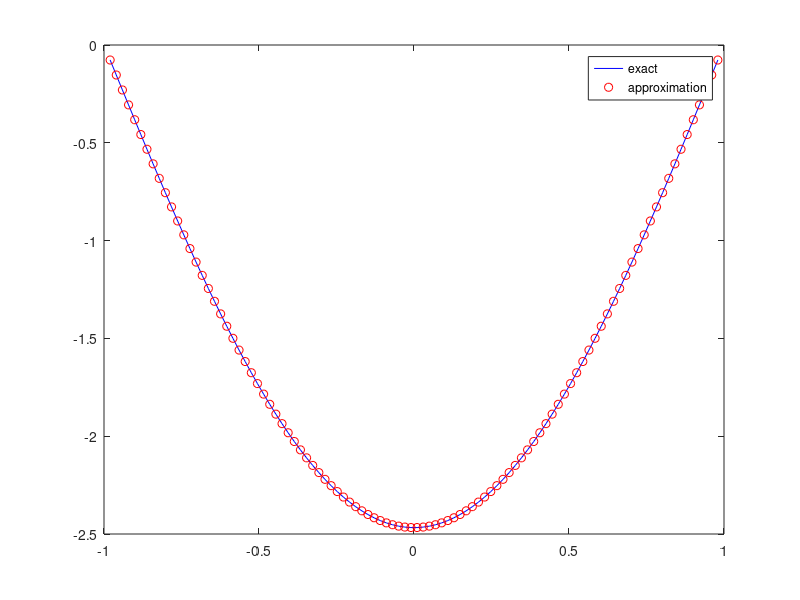
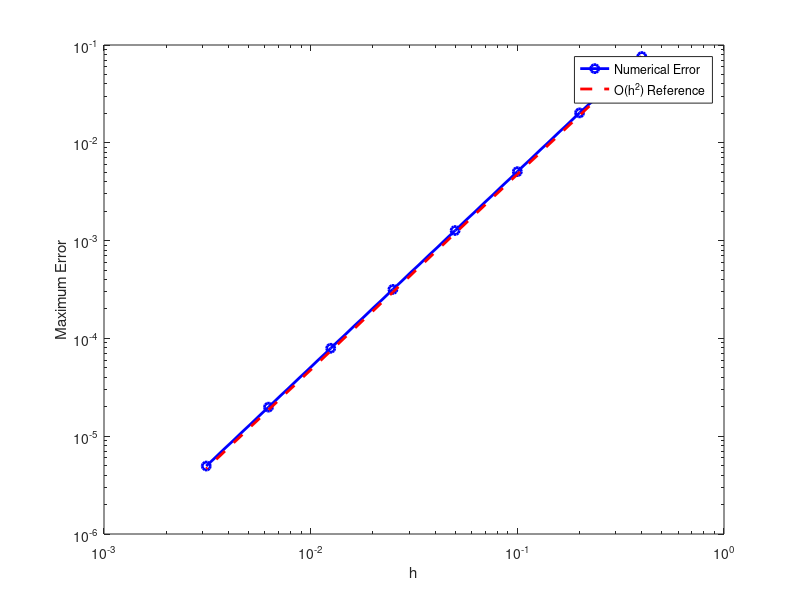
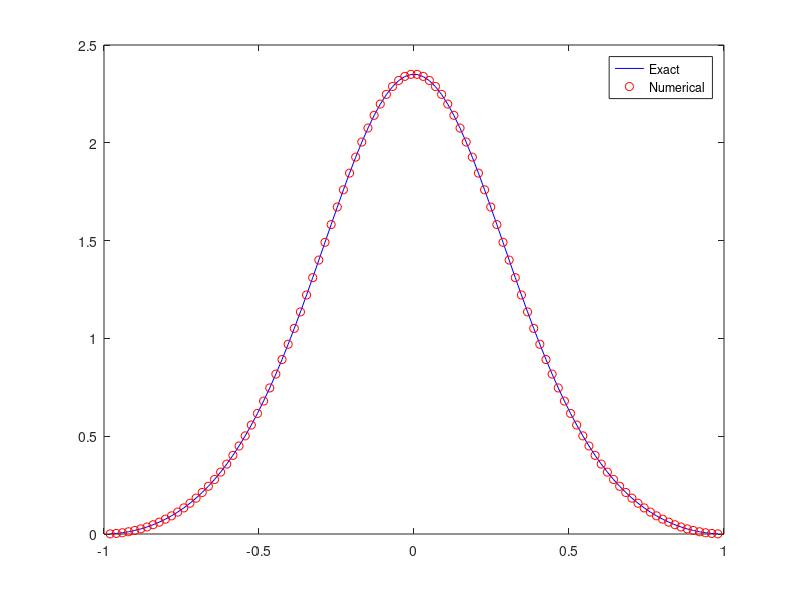

These figures' MATLAB source, in order: (Note: this script raises an error after producing the figures.)
%% Cleaning
clear all, close all, clc, format short e;

%% Question 1
% Pen-and-paper proof is written in LaTeX report.

%% Question 2
% Approximate u'' for u(x)=cos(pi*x/2), n=100.

n = 100; 
h = 2 / (n+1);  % Spacing
x = -1 + (1:n)' * h; % internal vector point

% build matrix
% central dfference formula: u''(xi) ≈ (u(xi-1) - 2u(xi) + u(xi+1))/h^2
D = (diag(ones(n-1,1),1) + diag(-2*ones(n,1)) + diag(ones(n-1,1),-1)) * (1/h^2);

% build U
U = cos(pi*x/2);

% obtain the approximation
V = D*U;

% u(x) = cos(πx/2), u''(x) = -(π^2/4)cos(πx/2)
exact = -(pi^2/4)*cos(pi*x/2);

figure;
plot(x, exact, 'b-', x, V, 'ro');
legend('exact', 'approximation');
%% Question 3
% set n list that satisfies h half-decreasing, so according the O(h^2), the
% error should be reduced to 1/4
n_list = [4,9,19,39,79,159,319,639];
errors = zeros(size(n_list));
% expected_ratio = 1/4;

for i = 1:length(n_list)
    n = n_list(i); 
    h = 2 / (n+1);  % Spacing
    x = -1 + (1:n)' * h; % internal vector point
    
    % build matrix
    % central dfference formula: u''(xi) ≈ (u(xi-1) - 2u(xi) + u(xi+1))/h^2
    D = (diag(ones(n-1,1),1) + diag(-2*ones(n,1)) + diag(ones(n-1,1),-1)) * (1/h^2);
    
    % build U
    U = cos(pi*x/2);
    
    % obtain the approximation
    V = D*U;
    
    % u(x) = cos(πx/2), u''(x) = -(π^2/4)cos(πx/2)
    exact = -(pi^2/4)*cos(pi*x/2);

    % max error
    errors(i) = max(abs(V-exact));
end

h_list = 2./(n_list+1);
error_ratio = errors(1:end-1) ./ errors(2:end);
expected_ratio = (h_list(1:end-1)./h_list(2:end)).^2;

% plot
figure;
loglog(h_list, errors, 'bo-', 'LineWidth', 2);
hold on;
loglog(h_list, errors(1)* (h_list/h_list(1)).^2, 'r--', 'LineWidth', 2);
xlabel('h');
ylabel('Maximum Error');
legend('Numerical Error', 'O(h^2) Reference', 'Location', 'best');

% print
fprintf('h \t\t Error \t\t Error Ratio \t Excepted Ratio \n');
for i = 1:length(n_list)
    if i < length(n_list)
        fprintf('%.4f \t\t %.2e \t\t %.2f \t\t %.2f \n', h_list(i), errors(i), error_ratio(i),  expected_ratio(i));
    else
        fprintf('%.4f \t\t %.2e \t\t - \t\t - \n', h_list(i), errors(i));
    end
end

%% Question 4
n = 100; 
h = 2 / (n+1);  % Spacing
x = -1 + (1:n)' * h; % internal vector point

% build matrix
% central dfference formula: u''(xi) ≈ (u(xi-1) - 2u(xi) + u(xi+1))/h^2
D = (diag(ones(n-1,1),1) + diag(-2*ones(n,1)) + diag(ones(n-1,1),-1)) * (1/h^2);

% u''(x) = -f(x)
f = @(x) pi^2 * exp(cos(pi*x)) .* (cos(pi*x) - sin(pi*x).^2);
u_2 = -f(x);

% D * U = u_2, use backslach command
U = D \ u_2;

% u(x) = ecos(πx) − 1/e
excat = exp(cos(pi*x)) - 1/exp(1);

% error
error = max(abs(U - excat));
fprintf('Max error: %.2e\n', error);


% plot
figure;
plot(x, excat, 'b-', x, U, 'ro');
legend('Exact', 'Numerical');


%% Question 5
% Test the Forward Euler function
f = @(t, y) y;
tspan = [0, 1];
y0 = 1;
nsteps = 10;
[t, y] = ForwardEuler(f, tspan, y0, nsteps);

% exact result
exact = exp(t);

% plot
figure;
plot(t, y, 'bo-', t, exact, 'r-');
legend('Forward Eular', 'Exact');

%% Question 6
% set the ode
A = [0, 1; -5/2, -3];
f = @(t, y) A * y;

% inital condition
u0 = [1; -1/2];
t0 = 0;
T = 1;
tspan = [t0, T];

% set time step for test
nsteps_list = [5, 10, 20, 40, 80, 160, 320];
error = zeros(length(nsteps_list), 1);
% time step size
tss_list = zeros(length(nsteps_list), 1);

for i = 1:length(nsteps_list)
    nsteps = nsteps_list(i);
    tss = (T-t0) / nsteps;
    tss_list(i) = tss;

    % call ForwardEuler
    [tHist, uHist]= ForwardEuler(f, tspan, u0, nsteps);

    %calcu u(t) and v(t)
    u_exact = exp(-3*tHist/2) .* (cos(tHist/2) + 2* sin(tHist/2));
    v_exact = exp(-3*tHist/2) .* (-1/2*cos(tHist/2) - 7/2* sin(tHist/2));
    uHist_exact = [u_exact, v_exact];

    % calcu error
    error = max(max(abs(uHist - uHist_exact)));
    errors(i) = error;
end

% plot for u_exat
figure;
hold on;
plot(tHist, uHist(:, 1), 'b-', 'LineWidth', 1.5);
hold on
plot(tHist, u_exact, 'ro', 'MarkerSize', 3);
legend('Forward Eular', 'Exact');
title('u(t)')

% plot for v_exat
figure;
hold on;
plot(tHist, uHist(:, 2), 'b-', 'LineWidth', 1.5);
hold on
plot(tHist, v_exact, 'ro', 'MarkerSize', 3);
legend('Forward Eular', 'Exact');
title('v(t)')
%%
% The plot shows the residuals |f(x_k)| versus iteration k for γ = 2 and γ = 3.
% For γ = 3 (orange curve), Initially the residuals first increase
% (because the initial values are slightly farther away) and then decrease
% rapidly, with the residuals dropping to ~1e-10 after 9 to 10
% iterations. It agrees with the theoretical analysis in Q4(a,b), because
% f'(x*) != 0 at the nonnegative root.
%
% For γ = 2 (blue curve), the residuals decrease much more slowly and
% approximately linearly on the logarithmic scale. This behavior confirms
% *linear convergence*, since the derivative at the root is zero (f'(0) =
% 0), violating the assumption required for quadratic convergence.
%
% Hence, the numerical results fully support the theoretical prediction:
% Newton's method converges quadratically when f'(x*) != 0 (γ = 3) and only
% linearly when f'(x*) = 0 (γ = 2).

%% Question 5
% See secant.m

%% Question 6

%% 
